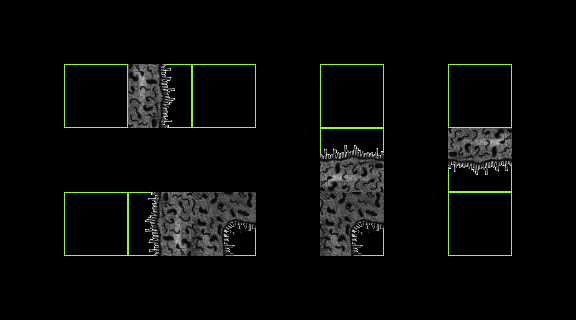

Tiled map render using the project's own tile images. Description and the map definition, with tile-layer contents summarised, below:
An orthogonal 9x5 tile map with 64x64 px tiles, 3 tile layers (regions, input_Tiles, output_Tiles), 5 hidden layers not drawn.

<map version="1.0" orientation="orthogonal" renderorder="right-up" width="9" height="5" tilewidth="64" tileheight="64" nextobjectid="1">
 <properties>
  <property name="AutomappingRadius" value="1" />
  <property name="NoOverlappingRules" value="True" />
 </properties>
 <tileset firstgid="1" source="Tiles.tsx" />
 <layer name="regions" width="9" height="5">
  <data>[45 cells, 12 non-empty, 1 distinct tile ids]</data>
 </layer>
 <layer name="input_Tiles" width="9" height="5" visible="0">
  <data>[45 cells, 12 non-empty, 2 distinct tile ids]</data>
 </layer>
 <layer name="input_Tiles" width="9" height="5" visible="0">
  <data>[45 cells, 3 non-empty, 3 distinct tile ids]</data>
 </layer>
 <layer name="input_Tiles" width="9" height="5" visible="0">
  <data>[45 cells, 3 non-empty, 2 distinct tile ids]</data>
 </layer>
 <layer name="input_Tiles" width="9" height="5" visible="0">
  <data>[45 cells, 3 non-empty, 2 distinct tile ids]</data>
 </layer>
 <layer name="input_Tiles" width="9" height="5">
  <data>[45 cells, 2 non-empty, 1 distinct tile ids]</data>
 </layer>
 <layer name="input_Tiles" width="9" height="5" visible="0">
  <data>[45 cells, 0 non-empty, 0 distinct tile ids]</data>
 </layer>
 <layer name="output_Tiles" width="9" height="5">
  <data>[45 cells, 4 non-empty, 4 distinct tile ids]</data>
 </layer>
</map>
